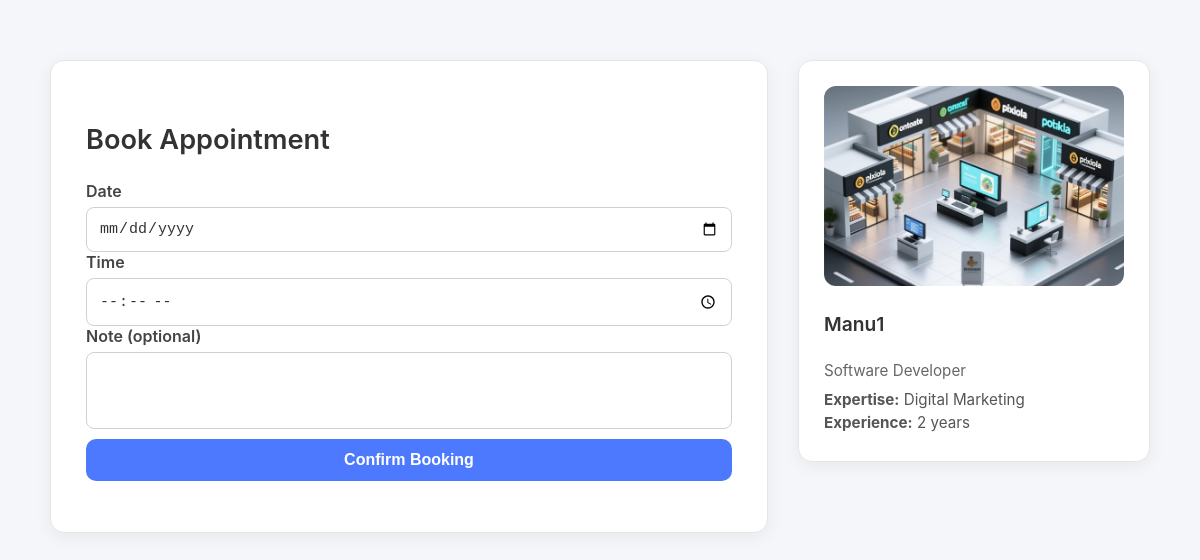
/mentor/33/book/ (signed in), run on the app's committed database.
### accounts/models.py (models this page shows, shortened)
class CustomUser(AbstractUser):
    ROLE_CHOICES = (
        ('user', 'User'),
        ('mentor', 'Mentor'),
        ('Admin', 'Admin'),
    )
    role = models.CharField(
        max_length=10,
        choices=ROLE_CHOICES,
        default='user'
    )
    phone_regex = RegexValidator(
    regex=r'^[9876]\d{9}$',
    message="Phone number must be a 10-digit number and start with 9, 8, 7, or 6."
    )
    phone_number = models.CharField(
        max_length=10,
        blank=True,
        null=True,
        validators=[phone_regex],
        unique=True,
        help_text='Enter 10 digit phone number'
    )
    previous_experience = models.BooleanField(blank=True, null=True)
    is_approved=models.BooleanField(default=False)
    gender = models.CharField(
        max_length=20,
        choices=[
            ('male', 'Male'),
            ('female', 'Female'),
            ('other', 'Other'),
            ('prefer_not_to_say', 'Prefer not to say'),
        ],
        blank=True
    )
    profile_photo = models.ImageField(upload_to='mentor_photos/', blank=False, null=True)
    profession = models.CharField(max_length=100, blank=False, null=True)
    experience_years = models.PositiveIntegerField(
        null=True,
        blank=False
    )
    expertise = models.CharField(
        blank=False,
        null=True,
        max_length=100,
    )
    bio = models.CharField(
        blank=False,
        null=True,
    )
    linkedin = models.URLField(blank=True, null=True)
    portfolio = models.URLField(blank=True, null=True)
    available_days = models.JSONField(default=list)  # ["mon", "wed", "fri"]
    available_from = models.TimeField(default="09:00")
    available_to = models.TimeField(default="17:00")
    session_duration = models.CharField(
        max_length=10,
        choices=[
            ('30', '30 Minutes'),
            ('60', '60 Minutes'),
        ],null=True, blank=False
    )
    intro_video = models.FileField(upload_to="mentor_videos/", blank=True, null=True)
    created_at = models.DateTimeField(
        auto_now_add=True,
        null=True
    )

### mentor/views.py (the view, shortened to what this page needs)
# urls.py: path('<int:id>/book/', views.book_appointment, name='book_appointment'),
@login_required
def book_appointment(request, id):
    mentor = get_object_or_404(CustomUser, id=id, role='mentor')
    return render(request, 'book_appointments.html', {'mentor': mentor})

### mentor/templates/book_appointments.html (shortened to what this page needs)
{% block content %}
<div class="booking-wrapper">
    <div class="row-flex">
        <div class="booking-card">
            <h3 class="booking-title">Book Appointment</h3>
            <form method="POST">
                <div class="mb-3">
                    <label>Date</label>
                    <input type="date" name="date" class="form-control" required>
                </div>
                <div class="mb-3">
                    <label>Time</label>
                    <input type="time" name="time" class="form-control" required>
                </div>
                <div class="mb-3">
                    <label>Note (optional)</label>
                    <textarea name="note" class="form-control" rows="3"></textarea>
                </div>
                <button class="btn-submit">Confirm Booking</button>
            </form>
        </div>
        <div class="mentor-card">
            <div class="mentor-photo">
                {% if mentor.profile_photo %}
                <img src="{{ mentor.profile_photo.url }}" alt="Mentor">
                {% endif %}
            </div>
            <h4 class="mentor-name">{{ mentor.username }}</h4>
            <p class="mentor-profession">{{ mentor.profession }}</p>
            <div class="mentor-meta">
                <p><strong>Expertise:</strong> {{ mentor.expertise }}</p>
                <p><strong>Experience:</strong> {{ mentor.experience_years }} years</p>
            </div>
        </div>
    </div>
</div>
{% endblock %}

### mentor/templates/book_appointments.html (style rules this page uses)
.booking-wrapper { max-width: 1100px; margin: 50px auto; padding: 10px; }
.row-flex { display: flex; gap: 30px; flex-wrap: wrap; }
.booking-card { flex: 1; min-width: 330px; background: #ffffff; border-radius: 14px; padding: 35px; box-shadow: 0 4px 18px rgba(0,0,0,0.06); border: 1px solid #e6e6e6; animation: fadeIn .4s ease; }
.booking-title { font-size: 1.7rem; font-weight: 600; margin-bottom: 25px; color: #333; }
label { font-weight: 600; color: #444; margin-bottom: 6px; display: block; }
.form-control { width: 100%; padding: 12px; border-radius: 8px; border: 1px solid #d1d1d1; background: #fff; color: #333; font-size: 15px; }
textarea.form-control { resize: none; }
.btn-submit { width: 100%; padding: 12px; background: #4d79ff; color: #fff; border: none; border-radius: 10px; font-size: 16px; font-weight: 600; transition: .2s ease; cursor: pointer; margin-top: 10px; }
.mentor-card { width: 300px; background: #ffffff; border-radius: 14px; padding: 25px; box-shadow: 0 4px 18px rgba(0,0,0,0.06); border: 1px solid #e6e6e6; height: fit-content; animation: fadeIn .5s ease; }
.mentor-photo { width: 100%; height: 200px; border-radius: 12px; overflow: hidden; margin-bottom: 15px; }
.mentor-photo img { width: 100%; height: 100%; object-fit: cover; }
.mentor-name { font-size: 1.2rem; font-weight: 600; color: #333; }
.mentor-profession { font-size: 0.95rem; color: #666; margin-bottom: 10px; }
.mentor-meta p { margin: 4px 0; font-size: 0.95rem; color: #555; }

### data on the page
CustomUser: profile_photo (picture), username "Manu1", profession "Software Developer", expertise "Digital Marketing", experience_years "2"
